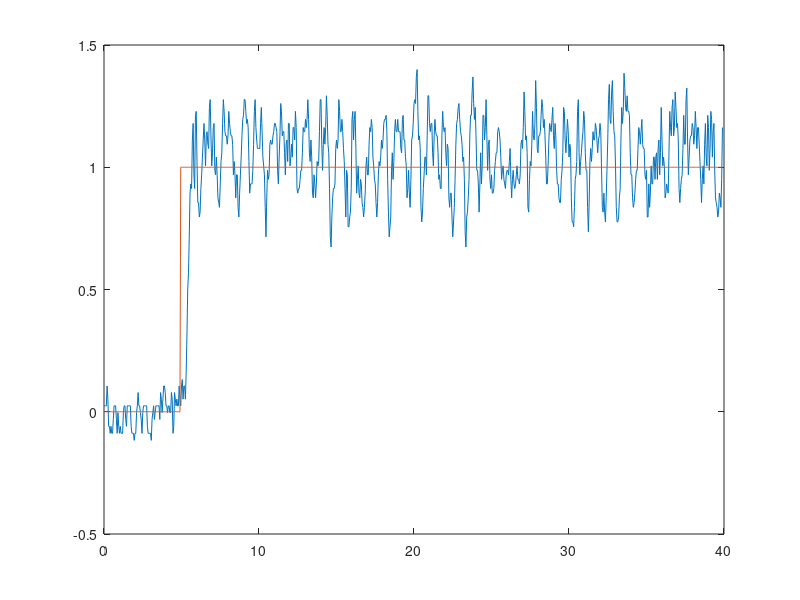

The MATLAB script that drew this image:
stepARX=[0.024178, 0.000000, -0.024178, 0.033262;
0.024178, 0.000000, -0.024178, 0.021072;
0.024178, 0.000000, -0.024178, 0.031350;
0.024178, 0.000000, -0.024178, 0.020355;
0.105339, 0.000000, -0.105339, 0.130715;
0.051515, 0.000000, -0.051515, 0.012174;
-0.059597, 0.000000, 0.059597, -0.074947;
-0.059597, 0.000000, 0.059597, -0.075446;
-0.088125, 0.000000, 0.088125, -0.139391;
-0.059597, 0.000000, 0.059597, -0.046077;
-0.088125, 0.000000, 0.088125, -0.087213;
-0.088125, 0.000000, 0.088125, -0.031769;
-0.031375, 0.000000, 0.031375, 0.005074;
0.024178, 0.000000, -0.024178, 0.044591;
0.024178, 0.000000, -0.024178, 0.017853;
0.024178, 0.000000, -0.024178, 0.028003;
-0.031375, 0.000000, 0.031375, -0.061504;
-0.088125, 0.000000, 0.088125, -0.106562;
-0.003450, 0.000000, 0.003450, 0.014690;
-0.059597, 0.000000, 0.059597, -0.098841;
-0.088125, 0.000000, 0.088125, -0.045205;
-0.059597, 0.000000, 0.059597, -0.043965;
-0.088125, 0.000000, 0.088125, -0.093110;
-0.088125, 0.000000, 0.088125, -0.081606;
-0.088125, 0.000000, 0.088125, -0.095085;
-0.003450, 0.000000, 0.003450, 0.039522;
0.024178, 0.000000, -0.024178, 0.040652;
0.024178, 0.000000, -0.024178, 0.068633;
-0.031375, 0.000000, 0.031375, -0.042042;
-0.059597, 0.000000, 0.059597, -0.077529;
0.024178, 0.000000, -0.024178, 0.009530;
0.024178, 0.000000, -0.024178, -0.005864;
0.024178, 0.000000, -0.024178, 0.068252;
0.024178, 0.000000, -0.024178, 0.056947;
0.024178, 0.000000, -0.024178, 0.043245;
-0.059597, 0.000000, 0.059597, -0.113954;
-0.088125, 0.000000, 0.088125, -0.122195;
-0.088125, 0.000000, 0.088125, -0.132914;
-0.088125, 0.000000, 0.088125, -0.078432;
-0.116965, 0.000000, 0.116965, -0.083955;
-0.088125, 0.000000, 0.088125, -0.019589;
-0.088125, 0.000000, 0.088125, -0.076342;
-0.003450, 0.000000, 0.003450, 0.032188;
0.024178, 0.000000, -0.024178, 0.001804;
0.078569, 0.000000, -0.078569, 0.117399;
0.024178, 0.000000, -0.024178, 0.006924;
0.024178, 0.000000, -0.024178, 0.058286;
-0.003450, 0.000000, 0.003450, -0.046523;
-0.031375, 0.000000, 0.031375, -0.054397;
-0.088125, 0.000000, 0.088125, -0.134340;
-0.003450, 0.000000, 0.003450, 0.039658;
0.024178, 0.000000, -0.024178, 0.030539;
0.024178, 0.000000, -0.024178, 0.082490;
0.024178, 0.000000, -0.024178, 0.041831;
0.024178, 0.000000, -0.024178, 0.014352;
0.024178, 0.000000, -0.024178, -0.016460;
-0.059597, 0.000000, 0.059597, -0.119801;
-0.088125, 0.000000, 0.088125, -0.090793;
-0.088125, 0.000000, 0.088125, -0.086849;
-0.088125, 0.000000, 0.088125, -0.060837;
-0.088125, 0.000000, 0.088125, -0.062121;
-0.116965, 0.000000, 0.116965, -0.109598;
-0.031375, 0.000000, 0.031375, 0.006423;
-0.003450, 0.000000, 0.003450, -0.015576;
0.024178, 0.000000, -0.024178, 0.063237;
-0.031375, 0.000000, 0.031375, -0.040510;
-0.003450, 0.000000, 0.003450, 0.031931;
0.024178, 0.000000, -0.024178, -0.001097;
0.024178, 0.000000, -0.024178, 0.018724;
0.024178, 0.000000, -0.024178, 0.022976;
0.024178, 0.000000, -0.024178, 0.035613;
0.024178, 0.000000, -0.024178, 0.030290;
-0.031375, 0.000000, 0.031375, -0.053747;
0.078569, 0.000000, -0.078569, 0.116449;
0.051515, 0.000000, -0.051515, 0.000088;
-0.003450, 0.000000, 0.003450, 0.015729;
0.051515, 0.000000, -0.051515, 0.067661;
0.105339, 0.000000, -0.105339, 0.107328;
0.105339, 0.000000, -0.105339, 0.100801;
0.078569, 0.000000, -0.078569, 0.074101;
0.024178, 0.000000, -0.024178, -0.004861;
0.024178, 0.000000, -0.024178, 0.003585;
-0.003450, 0.000000, 0.003450, -0.050700;
0.024178, 0.000000, -0.024178, 0.035148;
0.024178, 0.000000, -0.024178, 0.024680;
-0.003450, 0.000000, 0.003450, 0.019177;
-0.003450, 0.000000, 0.003450, 0.005415;
0.078569, 0.000000, -0.078569, 0.091866;
0.051515, 0.000000, -0.051515, 0.008437;
-0.088125, 0.000000, 0.088125, -0.124611;
-0.059597, 0.000000, 0.059597, -0.044203;
0.078569, 0.000000, -0.078569, 0.089556;
0.051515, 0.000000, -0.051515, 0.042636;
0.024178, 0.000000, -0.024178, 0.075569;
0.051515, 0.000000, -0.051515, 0.067894;
0.024178, 0.000000, -0.024178, -0.012804;
0.024178, 0.000000, -0.024178, -0.006624;
0.105339, 0.000000, -0.105339, 0.101256;
0.051515, 0.000000, -0.051515, 0.025806;
0.024178, 1.000000, 0.975822, 0.066069;
0.105339, 1.000000, 0.894661, 0.131641;
0.131834, 1.000000, 0.868166, 0.114661;
0.051515, 1.000000, 0.948485, 0.014205;
0.105339, 1.000000, 0.894661, 0.145435;
0.105339, 1.000000, 0.894661, 0.115234;
0.051515, 1.000000, 0.948485, 0.122580;
0.158056, 1.000000, 0.841944, 0.285402;
0.309895, 1.000000, 0.690105, 0.422950;
0.498749, 1.000000, 0.501251, 0.650389;
0.565887, 1.000000, 0.434113, 0.668568;
0.715376, 1.000000, 0.284624, 0.866151;
0.894062, 1.000000, 0.105938, 0.972065;
0.931866, 1.000000, 0.068134, 0.960217;
0.913049, 1.000000, 0.086951, 0.927548;
1.111435, 1.000000, -0.111435, 1.183012;
1.179138, 1.000000, -0.179138, 1.162012;
0.969022, 1.000000, 0.030978, 0.939169;
0.913049, 1.000000, 0.086951, 0.927148;
1.212163, 1.000000, -0.212163, 1.250413;
1.228476, 1.000000, -0.228476, 1.155813;
1.023565, 1.000000, -0.023565, 1.038024;
0.855585, 1.000000, 0.144415, 0.840874;
0.855585, 1.000000, 0.144415, 0.816981;
0.796576, 1.000000, 0.203424, 0.678260;
0.816422, 1.000000, 0.183578, 0.824704;
0.913049, 1.000000, 0.086951, 0.990232;
0.969022, 1.000000, 0.030978, 1.096672;
1.041439, 1.000000, -0.041439, 1.164336;
1.111435, 1.000000, -0.111435, 1.150507;
1.179138, 1.000000, -0.179138, 1.154135;
1.111435, 1.000000, -0.111435, 1.015882;
1.005538, 1.000000, -0.005538, 0.949490;
1.128574, 1.000000, -0.128574, 1.167523;
1.145567, 1.000000, -0.145567, 1.138346;
1.094155, 1.000000, -0.094155, 1.145342;
1.076732, 1.000000, -0.076732, 1.087828;
1.244655, 1.000000, -0.244655, 1.274406;
1.276624, 1.000000, -0.276624, 1.207711;
1.128574, 1.000000, -0.128574, 1.086790;
1.005538, 1.000000, -0.005538, 0.970411;
1.059158, 1.000000, -0.059158, 1.046251;
1.162423, 1.000000, -0.162423, 1.139346;
1.179138, 1.000000, -0.179138, 1.189179;
0.987357, 1.000000, 0.012643, 0.966958;
0.969022, 1.000000, 0.030978, 1.009581;
1.041439, 1.000000, -0.041439, 0.987685;
0.969022, 1.000000, 0.030978, 0.892494;
0.874910, 1.000000, 0.125090, 0.855762;
0.855585, 1.000000, 0.144415, 0.878477;
0.836090, 1.000000, 0.163910, 0.855505;
0.931866, 1.000000, 0.068134, 1.000665;
1.023565, 1.000000, -0.023565, 1.061686;
1.059158, 1.000000, -0.059158, 1.108166;
1.179138, 1.000000, -0.179138, 1.249827;
1.276624, 1.000000, -0.276624, 1.300039;
1.228476, 1.000000, -0.228476, 1.203626;
1.145567, 1.000000, -0.145567, 1.102279;
1.128574, 1.000000, -0.128574, 1.068709;
1.128574, 1.000000, -0.128574, 1.065695;
1.094155, 1.000000, -0.094155, 1.063788;
1.128574, 1.000000, -0.128574, 1.168277;
1.228476, 1.000000, -0.228476, 1.283956;
1.179138, 1.000000, -0.179138, 1.168941;
1.145567, 1.000000, -0.145567, 1.140979;
1.128574, 1.000000, -0.128574, 1.055242;
1.128574, 1.000000, -0.128574, 1.069344;
1.094155, 1.000000, -0.094155, 1.046791;
0.969022, 1.000000, 0.030978, 0.945168;
1.023565, 1.000000, -0.023565, 1.081114;
0.969022, 1.000000, 0.030978, 0.922828;
0.874910, 1.000000, 0.125090, 0.864505;
0.969022, 1.000000, 0.030978, 0.984806;
0.969022, 1.000000, 0.030978, 0.939793;
0.836090, 1.000000, 0.163910, 0.836262;
0.796576, 1.000000, 0.203424, 0.829743;
0.894062, 1.000000, 0.105938, 0.924511;
0.969022, 1.000000, 0.030978, 0.984983;
1.041439, 1.000000, -0.041439, 1.106557;
1.128574, 1.000000, -0.128574, 1.205713;
1.195718, 1.000000, -0.195718, 1.252592;
1.212163, 1.000000, -0.212163, 1.215746;
1.276624, 1.000000, -0.276624, 1.266155;
1.276624, 1.000000, -0.276624, 1.210537;
1.228476, 1.000000, -0.228476, 1.185799;
1.179138, 1.000000, -0.179138, 1.143006;
1.195718, 1.000000, -0.195718, 1.188829;
1.162423, 1.000000, -0.162423, 1.122050;
1.023565, 1.000000, -0.023565, 0.968226;
0.894062, 1.000000, 0.105938, 0.835350;
0.931866, 1.000000, 0.068134, 0.909709;
0.931866, 1.000000, 0.068134, 0.892540;
0.931866, 1.000000, 0.068134, 0.981001;
0.987357, 1.000000, 0.012643, 1.063498;
1.094155, 1.000000, -0.094155, 1.175848;
1.228476, 1.000000, -0.228476, 1.281674;
1.276624, 1.000000, -0.276624, 1.276380;
1.162423, 1.000000, -0.162423, 1.103663;
1.111435, 1.000000, -0.111435, 1.068414;
1.076732, 1.000000, -0.076732, 0.989262;
1.076732, 1.000000, -0.076732, 1.044763;
1.076732, 1.000000, -0.076732, 1.075409;
1.076732, 1.000000, -0.076732, 1.120259;
1.179138, 1.000000, -0.179138, 1.247513;
1.244655, 1.000000, -0.244655, 1.254494;
1.145567, 1.000000, -0.145567, 1.094085;
1.041439, 1.000000, -0.041439, 0.979611;
1.005538, 1.000000, -0.005538, 0.927701;
0.969022, 1.000000, 0.030978, 0.906402;
0.836090, 1.000000, 0.163910, 0.796975;
0.715376, 1.000000, 0.284624, 0.731103;
0.874910, 1.000000, 0.125090, 0.968386;
0.987357, 1.000000, 0.012643, 1.014266;
0.950526, 1.000000, 0.049474, 0.999914;
0.969022, 1.000000, 0.030978, 1.029723;
1.094155, 1.000000, -0.094155, 1.132645;
1.111435, 1.000000, -0.111435, 1.081788;
1.094155, 1.000000, -0.094155, 1.095849;
1.094155, 1.000000, -0.094155, 1.089664;
1.128574, 1.000000, -0.128574, 1.138780;
1.145567, 1.000000, -0.145567, 1.140359;
1.179138, 1.000000, -0.179138, 1.192887;
1.179138, 1.000000, -0.179138, 1.167375;
1.162423, 1.000000, -0.162423, 1.150900;
1.145567, 1.000000, -0.145567, 1.115350;
0.987357, 1.000000, 0.012643, 0.900292;
0.931866, 1.000000, 0.068134, 0.905338;
1.041439, 1.000000, -0.041439, 1.035758;
1.128574, 1.000000, -0.128574, 1.155728;
1.260705, 1.000000, -0.260705, 1.372008;
1.228476, 1.000000, -0.228476, 1.262428;
1.128574, 1.000000, -0.128574, 1.124250;
1.145567, 1.000000, -0.145567, 1.071684;
1.145567, 1.000000, -0.145567, 1.018307;
1.059158, 1.000000, -0.059158, 0.977861;
0.969022, 1.000000, 0.030978, 0.971308;
1.094155, 1.000000, -0.094155, 1.196996;
1.111435, 1.000000, -0.111435, 1.123811;
1.023565, 1.000000, -0.023565, 1.029326;
1.179138, 1.000000, -0.179138, 1.210361;
1.179138, 1.000000, -0.179138, 1.088721;
1.005538, 1.000000, -0.005538, 0.956357;
1.041439, 1.000000, -0.041439, 1.067889;
1.094155, 1.000000, -0.094155, 1.075118;
1.041439, 1.000000, -0.041439, 1.033647;
1.162423, 1.000000, -0.162423, 1.231704;
1.162423, 1.000000, -0.162423, 1.137251;
1.111435, 1.000000, -0.111435, 1.120428;
1.228476, 1.000000, -0.228476, 1.244372;
1.162423, 1.000000, -0.162423, 1.079517;
0.913049, 1.000000, 0.086951, 0.831884;
0.894062, 1.000000, 0.105938, 0.878025;
0.913049, 1.000000, 0.086951, 0.849471;
0.913049, 1.000000, 0.086951, 0.927596;
0.950526, 1.000000, 0.049474, 1.018946;
0.987357, 1.000000, 0.012643, 1.066942;
0.987357, 1.000000, 0.012643, 1.024434;
1.059158, 1.000000, -0.059158, 1.080069;
1.162423, 1.000000, -0.162423, 1.148493;
1.145567, 1.000000, -0.145567, 1.117263;
1.145567, 1.000000, -0.145567, 1.173504;
1.195718, 1.000000, -0.195718, 1.217957;
1.162423, 1.000000, -0.162423, 1.139511;
1.195718, 1.000000, -0.195718, 1.196121;
1.276624, 1.000000, -0.276624, 1.254453;
1.195718, 1.000000, -0.195718, 1.138543;
1.059158, 1.000000, -0.059158, 1.022943;
1.023565, 1.000000, -0.023565, 0.988907;
1.111435, 1.000000, -0.111435, 1.092024;
1.041439, 1.000000, -0.041439, 0.983377;
0.894062, 1.000000, 0.105938, 0.892021;
0.874910, 1.000000, 0.125090, 0.891120;
0.969022, 1.000000, 0.030978, 0.980377;
0.931866, 1.000000, 0.068134, 0.900896;
0.874910, 1.000000, 0.125090, 0.901587;
0.931866, 1.000000, 0.068134, 0.976949;
1.023565, 1.000000, -0.023565, 1.061465;
1.005538, 1.000000, -0.005538, 1.013019;
1.023565, 1.000000, -0.023565, 1.064283;
1.145567, 1.000000, -0.145567, 1.180228;
1.276624, 1.000000, -0.276624, 1.306546;
1.276624, 1.000000, -0.276624, 1.279812;
1.094155, 1.000000, -0.094155, 1.047813;
0.987357, 1.000000, 0.012643, 0.934363;
1.094155, 1.000000, -0.094155, 1.038329;
1.162423, 1.000000, -0.162423, 1.108754;
1.094155, 1.000000, -0.094155, 1.113691;
1.162423, 1.000000, -0.162423, 1.279544;
1.292418, 1.000000, -0.292418, 1.351071;
1.212163, 1.000000, -0.212163, 1.155811;
1.094155, 1.000000, -0.094155, 1.014485;
1.059158, 1.000000, -0.059158, 0.955852;
0.913049, 1.000000, 0.086951, 0.788332;
0.715376, 1.000000, 0.284624, 0.663745;
0.673648, 1.000000, 0.326352, 0.703510;
0.796576, 1.000000, 0.203424, 0.871539;
0.874910, 1.000000, 0.125090, 0.945173;
0.913049, 1.000000, 0.086951, 1.007992;
0.913049, 1.000000, 0.086951, 0.961434;
0.931866, 1.000000, 0.068134, 0.947086;
1.076732, 1.000000, -0.076732, 1.094147;
1.111435, 1.000000, -0.111435, 1.089351;
1.076732, 1.000000, -0.076732, 1.112885;
1.111435, 1.000000, -0.111435, 1.162027;
1.276624, 1.000000, -0.276624, 1.333771;
1.228476, 1.000000, -0.228476, 1.170357;
1.145567, 1.000000, -0.145567, 1.128559;
1.145567, 1.000000, -0.145567, 1.094964;
1.195718, 1.000000, -0.195718, 1.162590;
1.145567, 1.000000, -0.145567, 1.100468;
1.076732, 1.000000, -0.076732, 1.084455;
1.023565, 1.000000, -0.023565, 1.010389;
0.913049, 1.000000, 0.086951, 0.856450;
0.796576, 1.000000, 0.203424, 0.728301;
0.987357, 1.000000, 0.012643, 1.032960;
0.969022, 1.000000, 0.030978, 0.933017;
0.756343, 1.000000, 0.243657, 0.805197;
0.756343, 1.000000, 0.243657, 0.828092;
0.796576, 1.000000, 0.203424, 0.770218;
0.816422, 1.000000, 0.183578, 0.797880;
0.913049, 1.000000, 0.086951, 0.961608;
1.195718, 1.000000, -0.195718, 1.357326;
1.228476, 1.000000, -0.228476, 1.305924;
1.111435, 1.000000, -0.111435, 1.179967;
1.195718, 1.000000, -0.195718, 1.194773;
1.228476, 1.000000, -0.228476, 1.087561;
1.076732, 1.000000, -0.076732, 0.938413;
0.894062, 1.000000, 0.105938, 0.832580;
0.950526, 1.000000, 0.049474, 1.008939;
1.005538, 1.000000, -0.005538, 1.034775;
0.894062, 1.000000, 0.105938, 0.911681;
0.874910, 1.000000, 0.125090, 0.910425;
0.950526, 1.000000, 0.049474, 0.939400;
0.931866, 1.000000, 0.068134, 0.892024;
0.855585, 1.000000, 0.144415, 0.854967;
0.836090, 1.000000, 0.163910, 0.871944;
0.796576, 1.000000, 0.203424, 0.808373;
0.836090, 1.000000, 0.163910, 0.879948;
0.894062, 1.000000, 0.105938, 0.916899;
1.005538, 1.000000, -0.005538, 1.078842;
1.041439, 1.000000, -0.041439, 1.085487;
0.969022, 1.000000, 0.030978, 0.997641;
0.969022, 1.000000, 0.030978, 0.983359;
1.094155, 1.000000, -0.094155, 1.092242;
1.162423, 1.000000, -0.162423, 1.145111;
1.145567, 1.000000, -0.145567, 1.171776;
1.195718, 1.000000, -0.195718, 1.263292;
1.162423, 1.000000, -0.162423, 1.148985;
1.041439, 1.000000, -0.041439, 0.982045;
1.005538, 1.000000, -0.005538, 0.935624;
0.950526, 1.000000, 0.049474, 0.858770;
0.931866, 1.000000, 0.068134, 0.927777;
0.855585, 1.000000, 0.144415, 0.866455;
0.796576, 1.000000, 0.203424, 0.854281;
0.855585, 1.000000, 0.144415, 0.904290;
0.969022, 1.000000, 0.030978, 0.998551;
1.023565, 1.000000, -0.023565, 1.043850;
1.005538, 1.000000, -0.005538, 1.037787;
1.041439, 1.000000, -0.041439, 1.093036;
1.111435, 1.000000, -0.111435, 1.131495;
1.076732, 1.000000, -0.076732, 1.047713;
1.111435, 1.000000, -0.111435, 1.124240;
1.179138, 1.000000, -0.179138, 1.173858;
1.195718, 1.000000, -0.195718, 1.203034;
1.195718, 1.000000, -0.195718, 1.210332;
1.212163, 1.000000, -0.212163, 1.215960;
1.145567, 1.000000, -0.145567, 1.089830;
0.950526, 1.000000, 0.049474, 0.848929;
0.816422, 1.000000, 0.183578, 0.734409;
0.715376, 1.000000, 0.284624, 0.628553;
0.756343, 1.000000, 0.243657, 0.782190;
0.796576, 1.000000, 0.203424, 0.856005;
0.987357, 1.000000, 0.012643, 1.174579;
1.059158, 1.000000, -0.059158, 1.147107;
0.950526, 1.000000, 0.049474, 0.977539;
1.023565, 1.000000, -0.023565, 1.024824;
1.145567, 1.000000, -0.145567, 1.072544;
1.195718, 1.000000, -0.195718, 1.175990;
1.145567, 1.000000, -0.145567, 1.175913;
1.145567, 1.000000, -0.145567, 1.227109;
1.195718, 1.000000, -0.195718, 1.215527;
1.145567, 1.000000, -0.145567, 1.074624;
1.145567, 1.000000, -0.145567, 1.089996;
1.145567, 1.000000, -0.145567, 1.081653;
1.076732, 1.000000, -0.076732, 1.053833;
1.059158, 1.000000, -0.059158, 1.089362;
1.195718, 1.000000, -0.195718, 1.258095;
1.212163, 1.000000, -0.212163, 1.196612;
1.111435, 1.000000, -0.111435, 1.087868;
1.111435, 1.000000, -0.111435, 1.087339;
1.041439, 1.000000, -0.041439, 0.947395;
1.005538, 1.000000, -0.005538, 0.974023;
0.874910, 1.000000, 0.125090, 0.811450;
0.913049, 1.000000, 0.086951, 0.973319;
0.987357, 1.000000, 0.012643, 1.006637;
0.894062, 1.000000, 0.105938, 0.901603;
0.836090, 1.000000, 0.163910, 0.860183;
0.950526, 1.000000, 0.049474, 0.977191;
1.111435, 1.000000, -0.111435, 1.134866;
1.128574, 1.000000, -0.128574, 1.157287;
1.179138, 1.000000, -0.179138, 1.272045;
1.260705, 1.000000, -0.260705, 1.301476;
1.276624, 1.000000, -0.276624, 1.254058;
1.260705, 1.000000, -0.260705, 1.201210;
1.369540, 1.000000, -0.369540, 1.348969;
1.399552, 1.000000, -0.399552, 1.352604;
1.228476, 1.000000, -0.228476, 1.183754;
1.111435, 1.000000, -0.111435, 1.085345;
1.128574, 1.000000, -0.128574, 1.064797;
1.076732, 1.000000, -0.076732, 0.968606;
0.836090, 1.000000, 0.163910, 0.730021;
0.776551, 1.000000, 0.223449, 0.793615;
0.816422, 1.000000, 0.183578, 0.820078;
0.913049, 1.000000, 0.086951, 0.985876;
0.969022, 1.000000, 0.030978, 1.035100;
1.041439, 1.000000, -0.041439, 1.136053;
1.041439, 1.000000, -0.041439, 1.054047;
0.969022, 1.000000, 0.030978, 0.935633;
1.128574, 1.000000, -0.128574, 1.144822;
1.292418, 1.000000, -0.292418, 1.282650;
1.292418, 1.000000, -0.292418, 1.331448;
1.179138, 1.000000, -0.179138, 1.209623;
1.145567, 1.000000, -0.145567, 1.145056;
1.179138, 1.000000, -0.179138, 1.091139;
1.179138, 1.000000, -0.179138, 1.076915;
1.059158, 1.000000, -0.059158, 0.983441;
1.005538, 1.000000, -0.005538, 1.031930;
1.128574, 1.000000, -0.128574, 1.197727;
1.195718, 1.000000, -0.195718, 1.219478;
1.145567, 1.000000, -0.145567, 1.144697;
1.128574, 1.000000, -0.128574, 1.111962;
1.128574, 1.000000, -0.128574, 1.068748;
1.059158, 1.000000, -0.059158, 0.984472;
0.950526, 1.000000, 0.049474, 0.902162;
0.969022, 1.000000, 0.030978, 0.987485;
0.913049, 1.000000, 0.086951, 0.890154;
0.913049, 1.000000, 0.086951, 0.957234;
1.128574, 1.000000, -0.128574, 1.208810;
1.228476, 1.000000, -0.228476, 1.255715;
1.162423, 1.000000, -0.162423, 1.190980;
1.145567, 1.000000, -0.145567, 1.158118;
1.162423, 1.000000, -0.162423, 1.105321;
1.059158, 1.000000, -0.059158, 0.946220;
1.005538, 1.000000, -0.005538, 0.961344;
1.094155, 1.000000, -0.094155, 1.112831;
1.076732, 1.000000, -0.076732, 1.090564;
0.874910, 1.000000, 0.125090, 0.870703;
0.836090, 1.000000, 0.163910, 0.852100;
0.894062, 1.000000, 0.105938, 0.834134;
0.894062, 1.000000, 0.105938, 0.850439;
0.796576, 1.000000, 0.203424, 0.796310;
0.715376, 1.000000, 0.284624, 0.774386;
0.776551, 1.000000, 0.223449, 0.852325;
0.836090, 1.000000, 0.163910, 0.861708;
0.950526, 1.000000, 0.049474, 1.014174;
1.094155, 1.000000, -0.094155, 1.164519;
1.179138, 1.000000, -0.179138, 1.255929;
1.195718, 1.000000, -0.195718, 1.244809;
1.244655, 1.000000, -0.244655, 1.263851;
1.260705, 1.000000, -0.260705, 1.204123;
1.195718, 1.000000, -0.195718, 1.114398;
1.145567, 1.000000, -0.145567, 1.092330;
1.128574, 1.000000, -0.128574, 1.101465;
1.094155, 1.000000, -0.094155, 1.083253;
1.023565, 1.000000, -0.023565, 1.012641;
1.041439, 1.000000, -0.041439, 1.052286;
0.950526, 1.000000, 0.049474, 0.884056;
0.735952, 1.000000, 0.264048, 0.663353;
0.673648, 1.000000, 0.326352, 0.648937;
0.796576, 1.000000, 0.203424, 0.816389;
0.816422, 1.000000, 0.183578, 0.850783;
0.874910, 1.000000, 0.125090, 1.019160;
0.950526, 1.000000, 0.049474, 1.055390;
1.128574, 1.000000, -0.128574, 1.232330;
1.212163, 1.000000, -0.212163, 1.201610;
1.212163, 1.000000, -0.212163, 1.200606;
1.308090, 1.000000, -0.308090, 1.317426;
1.369540, 1.000000, -0.369540, 1.356079;
1.260705, 1.000000, -0.260705, 1.219829;
1.195718, 1.000000, -0.195718, 1.175595;
1.244655, 1.000000, -0.244655, 1.196979;
1.128574, 1.000000, -0.128574, 1.012908;
0.987357, 1.000000, 0.012643, 0.933738;
0.987357, 1.000000, 0.012643, 0.973014;
0.931866, 1.000000, 0.068134, 0.897240;
0.816422, 1.000000, 0.183578, 0.807446;
0.931866, 1.000000, 0.068134, 1.000789;
1.059158, 1.000000, -0.059158, 1.085345;
0.931866, 1.000000, 0.068134, 0.926303;
1.005538, 1.000000, -0.005538, 1.098789;
1.212163, 1.000000, -0.212163, 1.241127;
1.212163, 1.000000, -0.212163, 1.192571;
1.111435, 1.000000, -0.111435, 1.106616;
1.162423, 1.000000, -0.162423, 1.177344;
1.276624, 1.000000, -0.276624, 1.254793;
1.128574, 1.000000, -0.128574, 1.039006;
0.987357, 1.000000, 0.012643, 0.966988;
1.094155, 1.000000, -0.094155, 1.100083;
1.111435, 1.000000, -0.111435, 1.061897;
0.950526, 1.000000, 0.049474, 0.921824;
0.913049, 1.000000, 0.086951, 0.940493;
0.969022, 1.000000, 0.030978, 0.963719;
0.894062, 1.000000, 0.105938, 0.848529;
0.894062, 1.000000, 0.105938, 0.922857;
0.913049, 1.000000, 0.086951, 0.922330;
0.987357, 1.000000, 0.012643, 1.050247;
1.023565, 1.000000, -0.023565, 1.055914;
1.059158, 1.000000, -0.059158, 1.109288;
1.059158, 1.000000, -0.059158, 1.057611;
1.145567, 1.000000, -0.145567, 1.169717;
1.162423, 1.000000, -0.162423, 1.127757;
1.145567, 1.000000, -0.145567, 1.150118;
1.111435, 1.000000, -0.111435, 1.095497;
1.041439, 1.000000, -0.041439, 1.011492;
0.950526, 1.000000, 0.049474, 0.895588;
0.987357, 1.000000, 0.012643, 0.976870;
1.005538, 1.000000, -0.005538, 0.982430;
0.950526, 1.000000, 0.049474, 0.971049;
0.931866, 1.000000, 0.068134, 0.976420;
0.913049, 1.000000, 0.086951, 0.920611;
0.969022, 1.000000, 0.030978, 0.983464;
0.987357, 1.000000, 0.012643, 0.966670;
0.987357, 1.000000, 0.012643, 1.007818;
0.969022, 1.000000, 0.030978, 0.988091;
1.023565, 1.000000, -0.023565, 1.073654;
1.076732, 1.000000, -0.076732, 1.090055;
0.950526, 1.000000, 0.049474, 0.908055;
0.874910, 1.000000, 0.125090, 0.864287;
0.950526, 1.000000, 0.049474, 0.941149;
0.987357, 1.000000, 0.012643, 0.978065;
0.931866, 1.000000, 0.068134, 0.959901;
0.913049, 1.000000, 0.086951, 0.973398;
0.931866, 1.000000, 0.068134, 0.957103;
0.969022, 1.000000, 0.030978, 0.970705;
1.005538, 1.000000, -0.005538, 1.000680;
0.950526, 1.000000, 0.049474, 0.937132;
0.950526, 1.000000, 0.049474, 0.990003;
0.931866, 1.000000, 0.068134, 0.932565;
0.969022, 1.000000, 0.030978, 1.002392;
1.094155, 1.000000, -0.094155, 1.132276;
1.111435, 1.000000, -0.111435, 1.124149;
1.076732, 1.000000, -0.076732, 1.106930;
1.162423, 1.000000, -0.162423, 1.200943;
1.308090, 1.000000, -0.308090, 1.319777;
1.228476, 1.000000, -0.228476, 1.170646;
1.111435, 1.000000, -0.111435, 1.091488;
1.128574, 1.000000, -0.128574, 1.097917;
1.059158, 1.000000, -0.059158, 0.970126;
0.836090, 1.000000, 0.163910, 0.744922;
0.816422, 1.000000, 0.183578, 0.825171;
0.950526, 1.000000, 0.049474, 0.973913;
1.023565, 1.000000, -0.023565, 1.082674;
1.005538, 1.000000, -0.005538, 1.083050;
1.094155, 1.000000, -0.094155, 1.189494;
1.228476, 1.000000, -0.228476, 1.245436;
1.128574, 1.000000, -0.128574, 1.042654;
1.111435, 1.000000, -0.111435, 1.095683;
1.179138, 1.000000, -0.179138, 1.144037;
1.354359, 1.000000, -0.354359, 1.410545;
1.244655, 1.000000, -0.244655, 1.211411;
1.076732, 1.000000, -0.076732, 1.094449;
1.059158, 1.000000, -0.059158, 0.999091;
1.128574, 1.000000, -0.128574, 1.041189;
1.128574, 1.000000, -0.128574, 1.054225;
1.145567, 1.000000, -0.145567, 1.191011;
1.212163, 1.000000, -0.212163, 1.299041;
1.276624, 1.000000, -0.276624, 1.342030;
1.244655, 1.000000, -0.244655, 1.213948;
1.162423, 1.000000, -0.162423, 1.070641;
1.195718, 1.000000, -0.195718, 1.114262;
1.128574, 1.000000, -0.128574, 1.022575;
1.041439, 1.000000, -0.041439, 1.036994;
0.931866, 1.000000, 0.068134, 0.924380;
0.931866, 1.000000, 0.068134, 0.961688;
1.005538, 1.000000, -0.005538, 0.998200;
1.111435, 1.000000, -0.111435, 1.133047;
1.179138, 1.000000, -0.179138, 1.212493;
1.162423, 1.000000, -0.162423, 1.199062;
1.145567, 1.000000, -0.145567, 1.161736;
1.195718, 1.000000, -0.195718, 1.174663;
1.244655, 1.000000, -0.244655, 1.189693;
1.128574, 1.000000, -0.128574, 1.045754;
1.076732, 1.000000, -0.076732, 1.074063;
1.179138, 1.000000, -0.179138, 1.196506;
1.128574, 1.000000, -0.128574, 1.090859;
0.987357, 1.000000, 0.012643, 0.965803;
0.931866, 1.000000, 0.068134, 0.899014;
0.931866, 1.000000, 0.068134, 0.879797;
0.874910, 1.000000, 0.125090, 0.826187;
0.855585, 1.000000, 0.144415, 0.882268;
0.855585, 1.000000, 0.144415, 0.898503;
0.950526, 1.000000, 0.049474, 1.037842;
0.987357, 1.000000, 0.012643, 1.014940;
1.059158, 1.000000, -0.059158, 1.114262;
1.244655, 1.000000, -0.244655, 1.297683;
1.228476, 1.000000, -0.228476, 1.205193;
1.111435, 1.000000, -0.111435, 1.102571;
1.059158, 1.000000, -0.059158, 1.016173;
1.128574, 1.000000, -0.128574, 1.088077;
1.195718, 1.000000, -0.195718, 1.161508;
1.145567, 1.000000, -0.145567, 1.147763;
1.041439, 1.000000, -0.041439, 1.063335;
1.094155, 1.000000, -0.094155, 1.129009;
1.076732, 1.000000, -0.076732, 1.003224;
0.874910, 1.000000, 0.125090, 0.772128;
0.776551, 1.000000, 0.223449, 0.734316;
0.776551, 1.000000, 0.223449, 0.751138;
0.756343, 1.000000, 0.243657, 0.775510;
0.836090, 1.000000, 0.163910, 0.942789;
0.950526, 1.000000, 0.049474, 1.055311;
0.969022, 1.000000, 0.030978, 1.032493;
1.023565, 1.000000, -0.023565, 1.072010;
1.228476, 1.000000, -0.228476, 1.268532;
1.276624, 1.000000, -0.276624, 1.245533;
1.059158, 1.000000, -0.059158, 1.010530;
0.969022, 1.000000, 0.030978, 0.964125;
1.023565, 1.000000, -0.023565, 0.970652;
1.059158, 1.000000, -0.059158, 1.015461;
1.111435, 1.000000, -0.111435, 1.147457;
1.145567, 1.000000, -0.145567, 1.214273;
1.228476, 1.000000, -0.228476, 1.317109;
1.195718, 1.000000, -0.195718, 1.172696;
1.059158, 1.000000, -0.059158, 0.975428;
0.987357, 1.000000, 0.012643, 0.882693;
0.987357, 1.000000, 0.012643, 0.907996;
0.836090, 1.000000, 0.163910, 0.771302;
0.735952, 1.000000, 0.264048, 0.789747;
0.855585, 1.000000, 0.144415, 0.950321;
1.023565, 1.000000, -0.023565, 1.098849;
1.076732, 1.000000, -0.076732, 1.126635;
1.023565, 1.000000, -0.023565, 1.046571;
1.076732, 1.000000, -0.076732, 1.102764;
1.145567, 1.000000, -0.145567, 1.111289;
1.111435, 1.000000, -0.111435, 1.071620;
1.111435, 1.000000, -0.111435, 1.124273;
1.179138, 1.000000, -0.179138, 1.208922;
1.162423, 1.000000, -0.162423, 1.158150;
1.111435, 1.000000, -0.111435, 1.102831;
1.059158, 1.000000, -0.059158, 1.010794;
1.111435, 1.000000, -0.111435, 1.088900;
1.128574, 1.000000, -0.128574, 1.089607;
1.179138, 1.000000, -0.179138, 1.222982;
1.145567, 1.000000, -0.145567, 1.154613;
0.987357, 1.000000, 0.012643, 0.961602;
0.836090, 1.000000, 0.163910, 0.756131;
0.816422, 1.000000, 0.183578, 0.732985;
0.894062, 1.000000, 0.105938, 0.858772;
0.816422, 1.000000, 0.183578, 0.822496;
0.776551, 1.000000, 0.223449, 0.901493;
0.874910, 1.000000, 0.125090, 0.985544;
0.987357, 1.000000, 0.012643, 1.035428;
1.111435, 1.000000, -0.111435, 1.139641;
1.276624, 1.000000, -0.276624, 1.322155;
1.339057, 1.000000, -0.339057, 1.368125;
1.195718, 1.000000, -0.195718, 1.178654;
1.179138, 1.000000, -0.179138, 1.177629;
1.308090, 1.000000, -0.308090, 1.248274;
1.354359, 1.000000, -0.354359, 1.284914;
1.228476, 1.000000, -0.228476, 1.184885;
1.145567, 1.000000, -0.145567, 1.160467;
1.128574, 1.000000, -0.128574, 1.099276;
1.005538, 1.000000, -0.005538, 0.904296;
0.836090, 1.000000, 0.163910, 0.735235;
0.776551, 1.000000, 0.223449, 0.725145;
0.776551, 1.000000, 0.223449, 0.770002;
0.796576, 1.000000, 0.203424, 0.861153;
0.874910, 1.000000, 0.125090, 0.989400;
0.913049, 1.000000, 0.086951, 0.990329;
1.111435, 1.000000, -0.111435, 1.221020;
1.244655, 1.000000, -0.244655, 1.251697;
1.179138, 1.000000, -0.179138, 1.160823;
1.228476, 1.000000, -0.228476, 1.252840;
1.384603, 1.000000, -0.384603, 1.386171;
1.323635, 1.000000, -0.323635, 1.261887;
1.244655, 1.000000, -0.244655, 1.235149;
1.228476, 1.000000, -0.228476, 1.180912;
1.292418, 1.000000, -0.292418, 1.257596;
1.228476, 1.000000, -0.228476, 1.145752;
1.228476, 1.000000, -0.228476, 1.239555;
1.212163, 1.000000, -0.212163, 1.180518;
1.059158, 1.000000, -0.059158, 1.001130;
0.969022, 1.000000, 0.030978, 0.917956;
0.969022, 1.000000, 0.030978, 0.905412;
0.874910, 1.000000, 0.125090, 0.802362;
0.836090, 1.000000, 0.163910, 0.860135;
0.855585, 1.000000, 0.144415, 0.898148;
0.894062, 1.000000, 0.105938, 0.956143;
0.950526, 1.000000, 0.049474, 1.001607;
0.987357, 1.000000, 0.012643, 1.013767;
0.987357, 1.000000, 0.012643, 0.990508;
1.076732, 1.000000, -0.076732, 1.109215;
1.162423, 1.000000, -0.162423, 1.176878;
1.145567, 1.000000, -0.145567, 1.158920;
1.094155, 1.000000, -0.094155, 1.100756;
1.145567, 1.000000, -0.145567, 1.150854;
1.195718, 1.000000, -0.195718, 1.156977;
1.094155, 1.000000, -0.094155, 1.033180;
1.076732, 1.000000, -0.076732, 1.085646;
1.076732, 1.000000, -0.076732, 1.052940;
0.969022, 1.000000, 0.030978, 0.930161;
0.950526, 1.000000, 0.049474, 0.952333;
0.987357, 1.000000, 0.012643, 0.974591;
0.796576, 1.000000, 0.203424, 0.727005;
0.796576, 1.000000, 0.203424, 0.851109;
0.931866, 1.000000, 0.068134, 0.952967;
0.836090, 1.000000, 0.163910, 0.825028;
0.894062, 1.000000, 0.105938, 1.000643;
1.005538, 1.000000, -0.005538, 1.046306;
0.931866, 1.000000, 0.068134, 0.927325;
0.931866, 1.000000, 0.068134, 0.960875;
1.041439, 1.000000, -0.041439, 1.052470;
1.041439, 1.000000, -0.041439, 1.027151;
0.950526, 1.000000, 0.049474, 0.958518;
1.041439, 1.000000, -0.041439, 1.107995;
1.059158, 1.000000, -0.059158, 1.038143;
0.950526, 1.000000, 0.049474, 0.930707;
1.076732, 1.000000, -0.076732, 1.129174;
1.111435, 1.000000, -0.111435, 1.078075;
0.969022, 1.000000, 0.030978, 0.957545;
1.059158, 1.000000, -0.059158, 1.124264;
1.244655, 1.000000, -0.244655, 1.266939;
1.111435, 1.000000, -0.111435, 1.057505;
1.005538, 1.000000, -0.005538, 1.023393;
1.041439, 1.000000, -0.041439, 1.011470;
1.005538, 1.000000, -0.005538, 0.934881;
0.874910, 1.000000, 0.125090, 0.821131;
0.894062, 1.000000, 0.105938, 0.930407;
0.931866, 1.000000, 0.068134, 0.952294;
0.913049, 1.000000, 0.086951, 0.954338;
0.894062, 1.000000, 0.105938, 0.926349;
1.059158, 1.000000, -0.059158, 1.130801;
1.228476, 1.000000, -0.228476, 1.258183;
1.162423, 1.000000, -0.162423, 1.162361;
1.128574, 1.000000, -0.128574, 1.167576;
1.244655, 1.000000, -0.244655, 1.250098;
1.276624, 1.000000, -0.276624, 1.217470;
1.128574, 1.000000, -0.128574, 1.053877;
1.162423, 1.000000, -0.162423, 1.181761;
1.308090, 1.000000, -0.308090, 1.310253;
1.244655, 1.000000, -0.244655, 1.212220;
1.162423, 1.000000, -0.162423, 1.170548;
1.179138, 1.000000, -0.179138, 1.154020;
1.111435, 1.000000, -0.111435, 1.016961;
0.913049, 1.000000, 0.086951, 0.802928;
0.855585, 1.000000, 0.144415, 0.823440;
0.913049, 1.000000, 0.086951, 0.908072;
0.950526, 1.000000, 0.049474, 0.995415;
0.969022, 1.000000, 0.030978, 1.049957;
1.076732, 1.000000, -0.076732, 1.174211;
1.212163, 1.000000, -0.212163, 1.255033;
1.094155, 1.000000, -0.094155, 1.022951;
1.094155, 1.000000, -0.094155, 1.092419;
1.276624, 1.000000, -0.276624, 1.263110;
1.323635, 1.000000, -0.323635, 1.307780;
1.111435, 1.000000, -0.111435, 1.085341;
0.969022, 1.000000, 0.030978, 0.966003;
1.041439, 1.000000, -0.041439, 0.991306;
1.111435, 1.000000, -0.111435, 1.030867;
1.128574, 1.000000, -0.128574, 1.126170;
1.128574, 1.000000, -0.128574, 1.193058;
1.179138, 1.000000, -0.179138, 1.265730;
1.162423, 1.000000, -0.162423, 1.154704;
1.094155, 1.000000, -0.094155, 1.026504;
1.128574, 1.000000, -0.128574, 1.059742;
1.228476, 1.000000, -0.228476, 1.192531;
1.162423, 1.000000, -0.162423, 1.144196;
1.076732, 1.000000, -0.076732, 1.127770;
1.162423, 1.000000, -0.162423, 1.209748;
1.162423, 1.000000, -0.162423, 1.099363;
1.094155, 1.000000, -0.094155, 1.031655;
1.023565, 1.000000, -0.023565, 0.958182;
0.950526, 1.000000, 0.049474, 0.909540;
0.855585, 1.000000, 0.144415, 0.826894;
0.950526, 1.000000, 0.049474, 1.010447;
1.005538, 1.000000, -0.005538, 1.019856;
0.931866, 1.000000, 0.068134, 0.959960;
1.094155, 1.000000, -0.094155, 1.192345;
1.179138, 1.000000, -0.179138, 1.166359;
1.041439, 1.000000, -0.041439, 1.007777;
1.005538, 1.000000, -0.005538, 1.001412;
1.212163, 1.000000, -0.212163, 1.233742;
1.162423, 1.000000, -0.162423, 1.092409;
0.987357, 1.000000, 0.012643, 0.995925;
1.076732, 1.000000, -0.076732, 1.126734;
1.228476, 1.000000, -0.228476, 1.221425;
1.195718, 1.000000, -0.195718, 1.163424;
1.041439, 1.000000, -0.041439, 1.014873;
1.145567, 1.000000, -0.145567, 1.189139;
1.179138, 1.000000, -0.179138, 1.112365;
0.987357, 1.000000, 0.012643, 0.920885;
0.874910, 1.000000, 0.125090, 0.850616;
0.855585, 1.000000, 0.144415, 0.814551;
0.836090, 1.000000, 0.163910, 0.809557;
0.796576, 1.000000, 0.203424, 0.807973;
0.816422, 1.000000, 0.183578, 0.883042;
0.894062, 1.000000, 0.105938, 0.969603;
0.874910, 1.000000, 0.125090, 0.901795;
0.836090, 1.000000, 0.163910, 0.855976;
0.950526, 1.000000, 0.049474, 0.984710;
1.162423, 1.000000, -0.162423, 1.213783;
    
];
close all
t=0:0.05:39.9;
plot(t,stepARX(1:length(t),1))
hold on
plot(t,stepARX(1:length(t),2))
